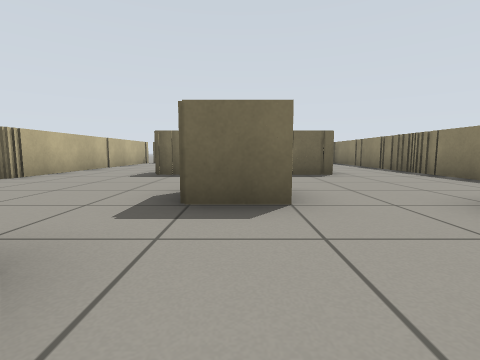
[1] (above)

22 first-person views from a walk through a world built for the Gazebo simulator. The camera is 0.51 m above the floor, tilts 6° down and sees 85° across. The floor is counted in squares, 1 m on a side. Each view is taken from the middle of a square. On the plan, view 1 faces up. The plan holds only what a view shows up to about 9 squares ahead; the rest is blank.

[2]
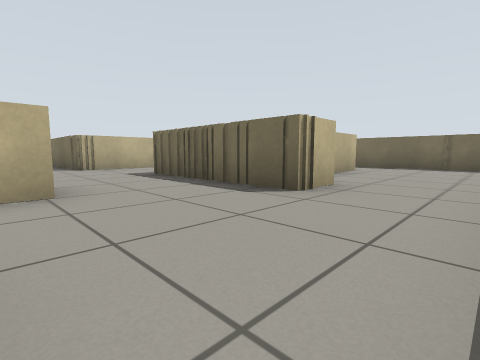

[3]
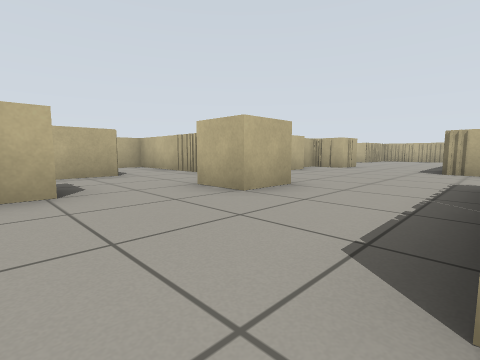

[4]
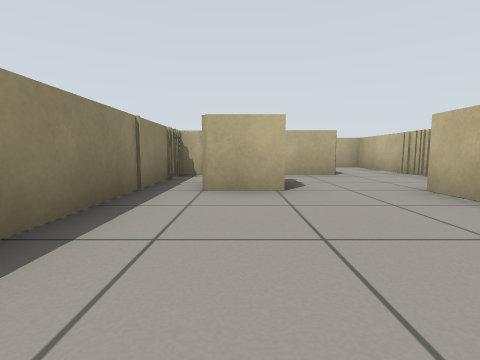

[5]
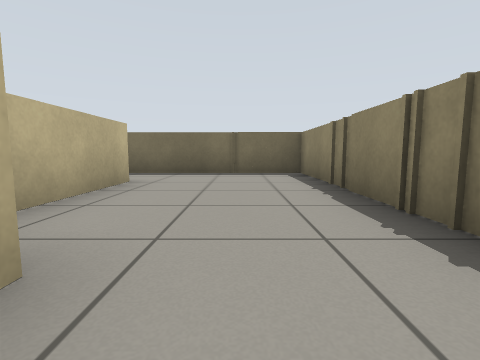

[6]
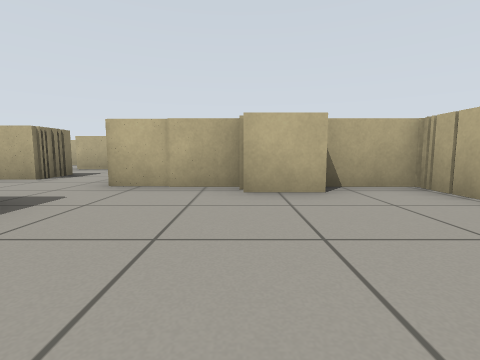

[7]
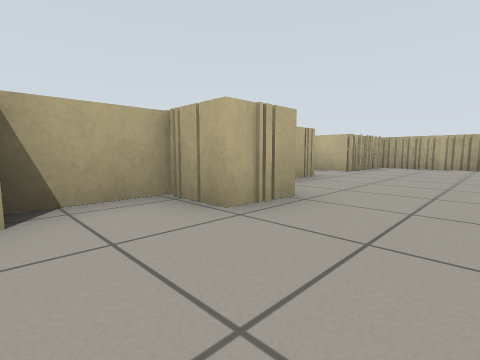

[8]
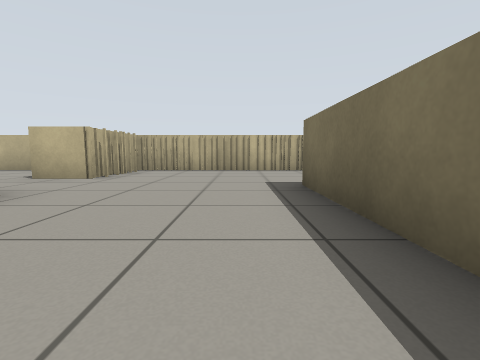

[9]
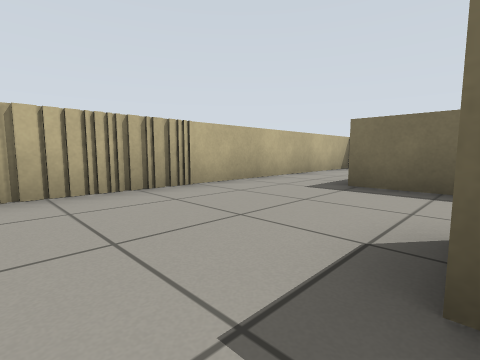

[10]
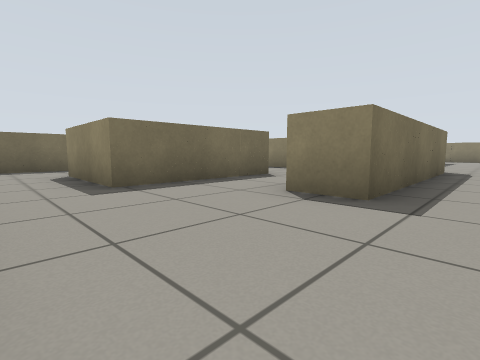

[11]
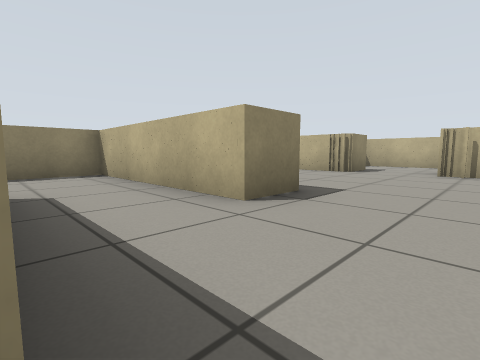

[12]
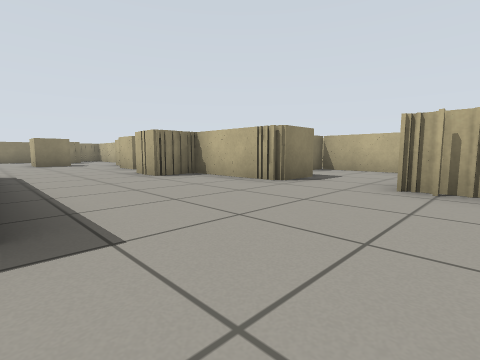

[13]
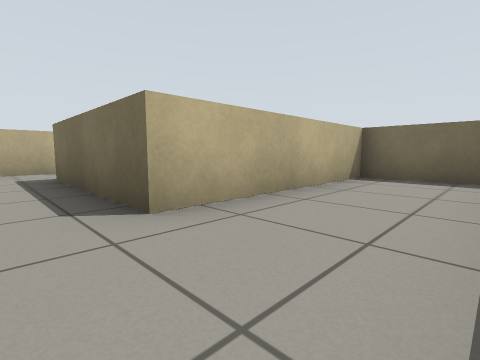

[14]
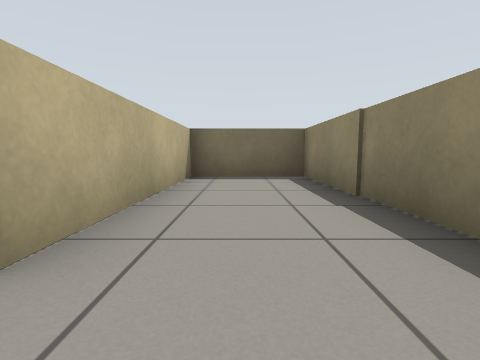

[15]
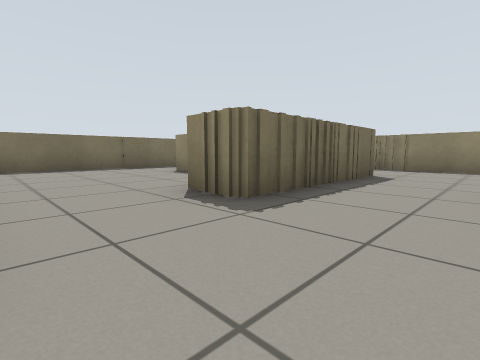

[16]
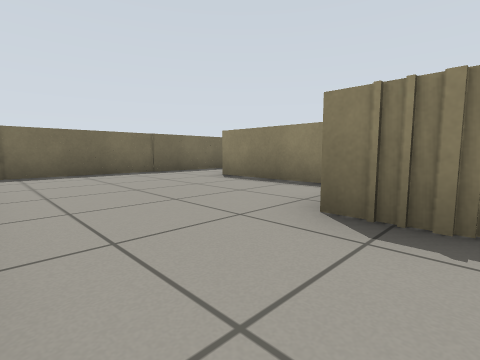

[17]
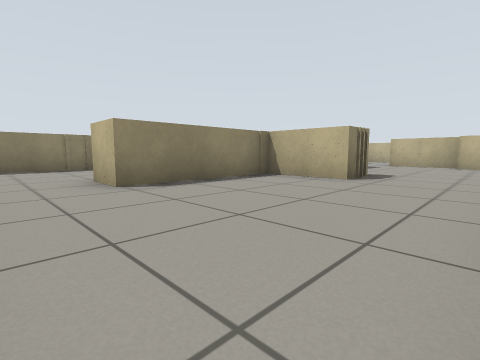

[18]
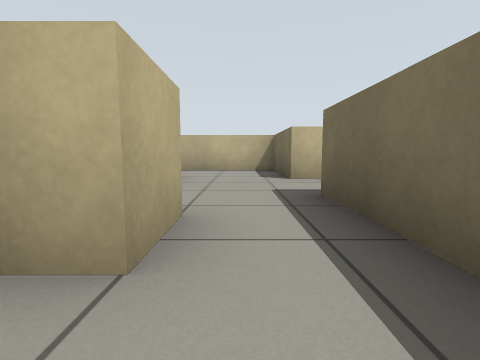

[19]
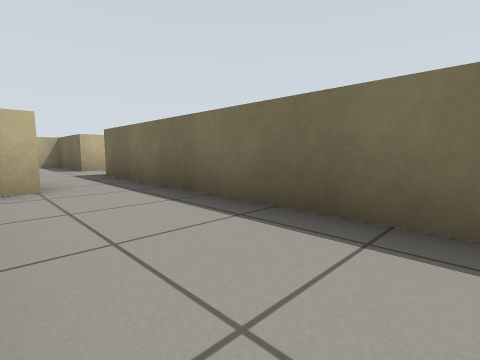

[20]
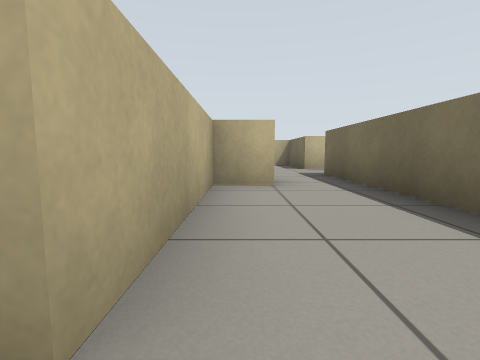

[21]
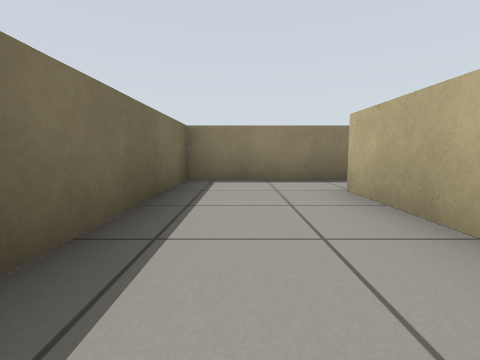

[22]
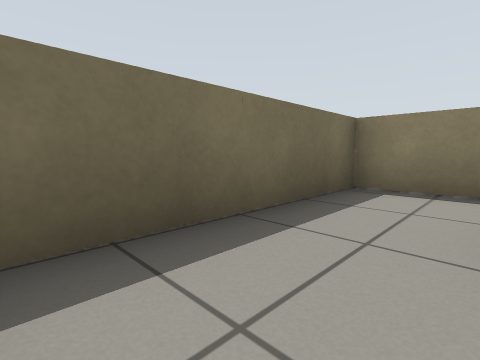

### Floor plan
Ten units are one square. View 1 is at (0, 0); x grows to the right and y downward. Boxes are objects, and circles mark ways between rooms. Rooms are numbered by the first view taken in them; rooms with no view inside come last. Other rooms are left out.
<svg viewBox="-140 -135 189 171">
<path fill="none" stroke="#000" d="M8 11 8 -1M-11 -5 -11 29 20 29M-6 -36 5 -36 5 -25 -6 -25M21 -71 21 -60 -19 -60M24 -25 36 -25M8 -1 20 -1M-30 -11 -10 -11M11 -106 11 -81M38 -1 44 -1 44 -125 14 -125M-41 -17 -30 -17M-56 -22 -56 -11 -40 -11M-80 -80 -116 -80 -116 -106M-91 -111 -91 -125 -135 -125 -135 -11 -110 -11 -110 0M-91 0 -91 -11 -67 -11 -67 -22 -56 -22M-45 -50 -101 -50 -101 -60 -76 -60M-76 -60 -56 -60 -56 -125 -80 -125 -80 -80M-45 -91 -45 -50M-19 -60 -19 -71 0 -71 0 -106 11 -106M14 -125 -38 -125M-70 15 -70 24 -35 24M-19 31 -19 0 -66 0M-81 15 -70 15M-106 24 -81 24 -81 19M-66 0 -91 0M-110 0 -135 0 -135 30"/>
<circle cx="0" cy="5" r="3" fill="#2a7"/>
<circle cx="-55" cy="-35" r="3" fill="#2a7"/>
<circle cx="-35" cy="-65" r="3" fill="#2a7"/>
<circle cx="5" cy="-115" r="3" fill="#2a7"/>
<circle cx="-80" cy="-70" r="3" fill="#2a7"/>
<circle cx="-100" cy="-5" r="3" fill="#2a7"/>
<circle cx="-70" cy="10" r="3" fill="#2a7"/>
<circle cx="-110" cy="15" r="3" fill="#2a7"/>
<text x="0" y="10">1</text>
<text x="10" y="-50">2</text>
<text x="-110" y="-60">3</text>
<text x="-70" y="-100">4</text>
<text x="-20" y="-100">5</text>
<text x="-50" y="10">6</text>
<text x="-90" y="10">7</text>
<text x="-120" y="10">8</text>
</svg>
Room 1 opens to room 2. Room 2 opens to room 3. Room 2 opens to room 5. Room 3 opens to room 4. Room 3 opens to room 7. Room 6 opens to room 7. Room 7 opens to room 8.

Where each view was taken, in squares from view 1:
view 1: 0 up, 0 right, facing up
view 2: 3 up, 4 right, facing up-left
view 3: 6 up, 3 right, facing down-left
view 4: 6 up, 3 right, facing down
view 5: 6 up, 3 right, facing up
view 6: 5 up, 3 left, facing down
view 7: 4 up, 4 left, facing down-left
view 8: 4 up, 6 left, facing left
view 9: 4 up, 10 left, facing up-left
view 10: 4 up, 13 left, facing up-right
view 11: 8 up, 12 left, facing down-right
view 12: 5 up, 12 left, facing down-right
view 13: 7 up, 6 left, facing up-left
view 14: 7 up, 7 left, facing up
view 15: 4 up, 4 left, facing up-right
view 16: 6 up, 4 left, facing up-right
view 17: 12 up, 4 left, facing down-right
view 18: 1 down, 6 left, facing left
view 19: 2 down, 3 left, facing up-left
view 20: 2 down, 3 left, facing left
view 21: 1 down, 7 left, facing right
view 22: 11 up, 13 left, facing up-right
